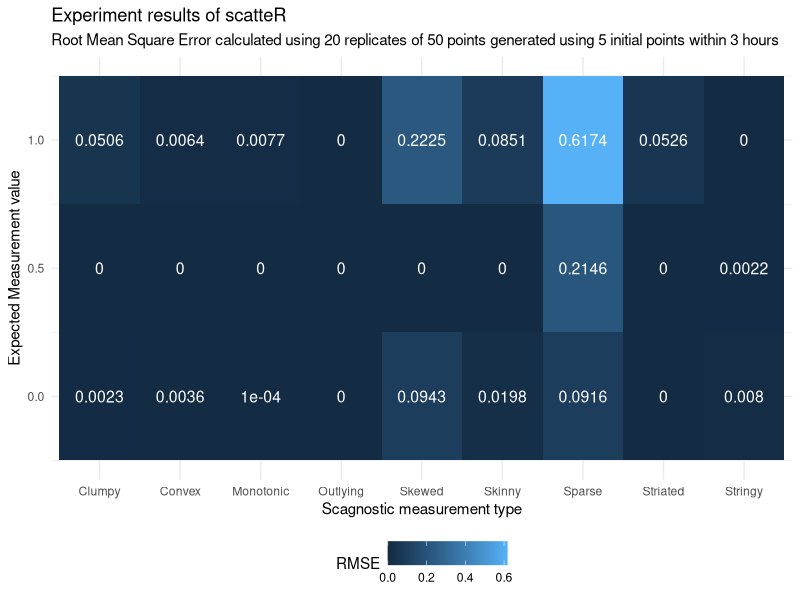

Recreate this plot in R.
library(tidyverse)
library(here)

df <- read_csv(here("experiment","table.csv")) %>% select(-1)
# df <- read_csv(here("experiment","experiment_results.csv"))

df %>%
  ggplot(aes(x = measurement_type,y = measurement_value),color="white") +
  geom_tile(aes(fill = rmse)) +
  geom_text(aes(label = round(rmse,4)),color = "white",size = 4) +
  theme_minimal() +
  labs(title = "Experiment results of scatteR",subtitle = "Root Mean Square Error calculated using 20 replicates of 50 points generated using 5 initial points within 3 hours",x = "Scagnostic measurement type",y = "Expected Measurement value",fill = "RMSE") +
  theme(legend.position = "bottom")
